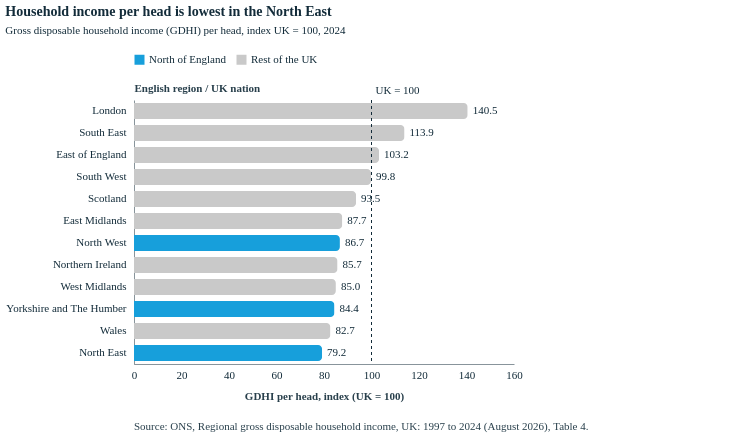

Here is the Vega-Lite specification saved for this chart:
### Vega-Lite specification from a JSON file in a GitHub repository (floating-point values rounded to 4 significant figures)
{"config": {"font": "Circular Std", "mark": {"line": {"interpolate": "linear"}}, "view": {"stroke": "transparent"}, "range": {"category": ["#179fdb", "#e6224b", "#f4c245", "#122b39", "#eb5c2e", "#36b7b4"], "diverging": ["#E6224B", "#E54753", "#C9C9C9", "#179FDB", "#122B39"], "heatmap": ["#C9C9C9", "#179FDB", "#0063AF", "#122B39"], "ordinal": ["#00A767", "#36B7B4", "#179FDB", "#0063AF", "#243B5A"]}, "axisX": {"labelColor": "#122b39", "tickColor": "#122b39", "domainColor": "#122b39", "domainOpacity": 0.5, "gridOpacity": 0, "labelFont": "Circular Std", "labelAngle": 0, "labelAlign": "center", "labelFontSize": 11, "labelPadding": 5, "tickCount": 10, "tickSize": 0, "title": "", "titleColor": "#122b39", "titleOpacity": 0.9, "titlePadding": 10}, "axisY": {"labelColor": "#122b39", "labelFont": "Circular Std", "tickColor": "#122b39", "domainColor": "#122b39", "gridColor": "#122b39", "gridDash": [1, 5], "gridOpacity": 0.5, "labelPadding": 5, "labelFontSize": 11, "domainOpacity": 0.5, "tickSize": 0, "title": null, "titleAlign": "left", "titleAngle": 0, "titleBaseline": "bottom", "titleColor": "#122b39", "titleOpacity": 0.9, "titleX": 0, "titleY": -7}, "legend": {"labelFont": "Circular Std", "titleFont": "Circular Std", "labelFontSize": 11, "labelColor": "#122b39", "title": null, "symbolStrokeWidth": 0, "orient": "top", "direction": "horizontal", "offset": 16}}, "vconcat": [{"layer": [{"data": {"name": "data-1a1bfe146546f3fff758a1354d151b9c"}, "mark": {"type": "bar", "cornerRadiusEnd": 4, "height": 16}, "encoding": {"color": {"field": "group", "legend": {}, "scale": {"domain": ["North of England", "Rest of the UK"], "range": ["#179fdb", "#C9C9C9"]}, "type": "nominal"}, "tooltip": [{"field": "Region name", "title": "English region / UK nation", "type": "nominal"}, {"field": "index", "format": ".0f", "title": "GDHI per head, index (UK = 100)", "type": "quantitative"}], "x": {"axis": {"format": ".0f", "tickCount": 6, "title": "GDHI per head, index (UK = 100)"}, "field": "index", "scale": {"domain": [0, 150]}, "type": "quantitative"}, "y": {"axis": {"labelLimit": 340, "labelPadding": 8, "title": "English region / UK nation"}, "field": "Region name", "sort": ["London", "South East", "East of England", "South West", "Scotland", "East Midlands", "North West", "Northern Ireland", "West Midlands", "Yorkshire and The Humber", "Wales", "North East"], "type": "nominal"}}}, {"data": {"name": "data-1a1bfe146546f3fff758a1354d151b9c"}, "mark": {"type": "text", "align": "left", "color": "#122b39", "dx": 5, "font": "Circular Std", "fontSize": 11}, "encoding": {"text": {"field": "text", "type": "nominal"}, "x": {"axis": {"format": ".0f", "tickCount": 6, "title": "GDHI per head, index (UK = 100)"}, "field": "index", "scale": {"domain": [0, 150]}, "type": "quantitative"}, "y": {"axis": {"labelLimit": 340, "labelPadding": 8, "title": "English region / UK nation"}, "field": "Region name", "sort": ["London", "South East", "East of England", "South West", "Scotland", "East Midlands", "North West", "Northern Ireland", "West Midlands", "Yorkshire and The Humber", "Wales", "North East"], "type": "nominal"}}}, {"data": {"name": "data-c553a2db5fff262f1671ec986c994707"}, "mark": {"type": "rule", "color": "#122b39", "strokeDash": [3, 3], "strokeWidth": 1}, "encoding": {"x": {"field": "v", "type": "quantitative"}}}, {"data": {"name": "data-c553a2db5fff262f1671ec986c994707"}, "mark": {"type": "text", "align": "left", "baseline": "bottom", "color": "#122b39", "dx": 4, "dy": -4, "font": "Circular Std", "fontSize": 11}, "encoding": {"text": {"field": "t", "type": "nominal"}, "x": {"field": "v", "type": "quantitative"}, "y": {"value": 0}}}], "height": 264, "width": 380}, {"data": {"name": "data-7c5fa0dc4d14a003d1af48e4f118d5ec"}, "mark": {"type": "text", "align": "left", "baseline": "top", "color": "#122b39", "font": "Circular Std", "fontSize": 11, "lineBreak": "\n", "lineHeight": 14, "opacity": 0.9}, "encoding": {"text": {"field": "t", "type": "nominal"}, "x": {"value": 0}, "y": {"value": 0}}, "height": 14, "width": 600}], "spacing": 18, "title": {"text": "Household income per head is lowest in the North East", "anchor": "start", "color": "#122b39", "font": "Circular Std", "fontSize": 14, "fontWeight": 600, "offset": 18, "subtitle": "Gross disposable household income (GDHI) per head, index UK = 100, 2024", "subtitleColor": "#122b39", "subtitleFont": "Circular Std", "subtitleFontSize": 11, "subtitlePadding": 6}, "$schema": "https://vega.github.io/schema/vega-lite/v6.1.0.json", "datasets": {"data-1a1bfe146546f3fff758a1354d151b9c": [{"Region name": "North East", "index": 79.2, "group": "North of England", "text": "79.2"}, {"Region name": "North West", "index": 86.7, "group": "North of England", "text": "86.7"}, {"Region name": "Yorkshire and The Humber", "index": 84.4, "group": "North of England", "text": "84.4"}, {"Region name": "East Midlands", "index": 87.7, "group": "Rest of the UK", "text": "87.7"}, {"Region name": "West Midlands", "index": 85.0, "group": "Rest of the UK", "text": "85.0"}, {"Region name": "East of England", "index": 103.2, "group": "Rest of the UK", "text": "103.2"}, {"Region name": "London", "index": 140.5, "group": "Rest of the UK", "text": "140.5"}, {"Region name": "South East", "index": 113.9, "group": "Rest of the UK", "text": "113.9"}, {"Region name": "South West", "index": 99.8, "group": "Rest of the UK", "text": "99.8"}, {"Region name": "Wales", "index": 82.7, "group": "Rest of the UK", "text": "82.7"}, {"Region name": "Scotland", "index": 93.5, "group": "Rest of the UK", "text": "93.5"}, {"Region name": "Northern Ireland", "index": 85.7, "group": "Rest of the UK", "text": "85.7"}], "data-c553a2db5fff262f1671ec986c994707": [{"v": 100, "t": "UK = 100"}], "data-7c5fa0dc4d14a003d1af48e4f118d5ec": [{"t": "Source: ONS, Regional gross disposable household income, UK: 1997 to 2024 (August 2026), Table 4."}]}}
